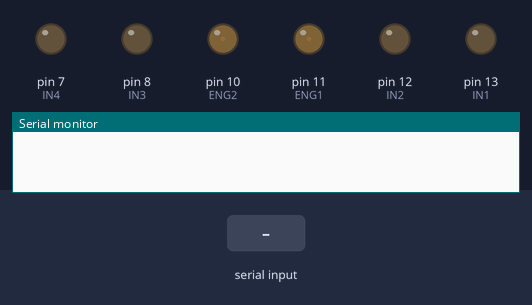
A sketch run on a simulated Arduino Uno, built with avr-gcc and run on an emulated ATmega328P. Parts: output pins drawn as LEDs (lit = HIGH), the last lines printed to the serial monitor. The inputs (shaded band) are chosen by the test bench.

Above: at 1.2 s.
1.3 s: "a" received over Serial
At 2.4 s:
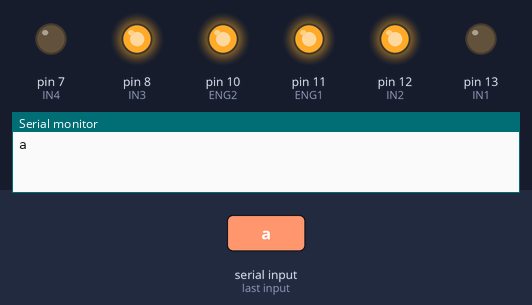
2.8 s: "b" received over Serial
At 3.5 s:
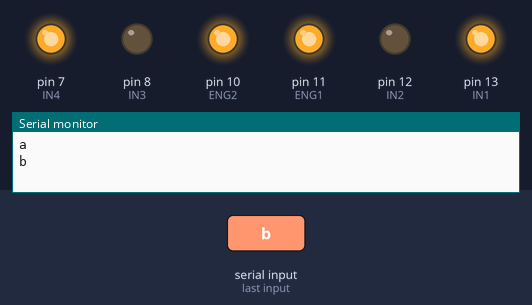
4.3 s: "c" received over Serial
At 4.6 s:
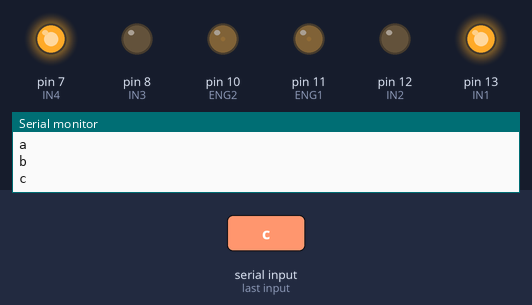
5.8 s: "d" received over Serial
At 7.0 s:
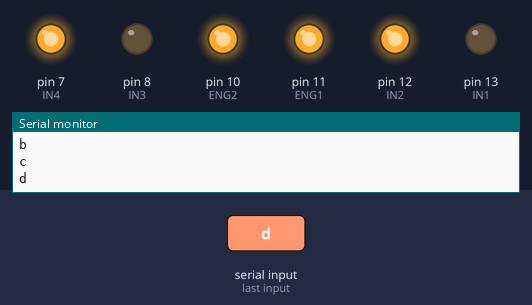
7.3 s: "c" received over Serial
At 8.1 s:
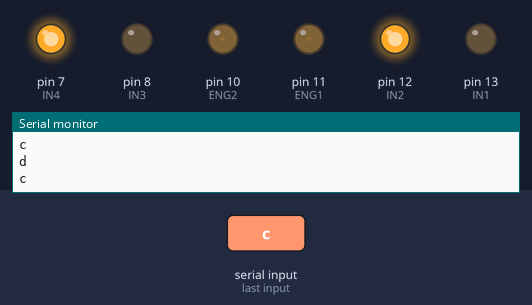
Timing chart, 0 to 9.8 s (numbered marks = the images above; inputs shaded):
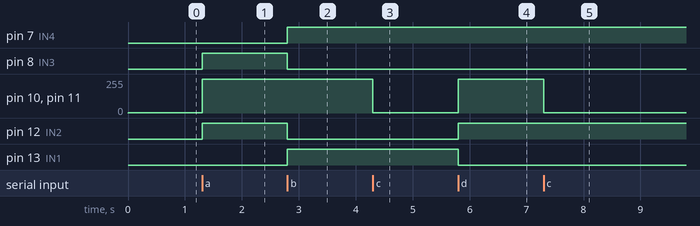

The sketch:

blyatmobil.ino
```cpp
#define ENG1	11
#define ENG2	10
#define IN1		13
#define IN2		12
#define IN3		8
#define IN4		7

#define LEFT	true
#define RIGHT	false

void setup() {
	Serial.begin(9600);

	pinMode(ENG1, OUTPUT);
	pinMode(ENG2, OUTPUT);

	pinMode(IN1, OUTPUT);
	pinMode(IN2, OUTPUT);
	pinMode(IN3, OUTPUT);
	pinMode(IN4, OUTPUT);

	digitalWrite(IN1, LOW);
	digitalWrite(IN2, LOW);
	digitalWrite(IN3, LOW);
	digitalWrite(IN4, LOW);
	analogWrite(ENG1, 1);
	analogWrite(ENG2, 1);
}


void Lengine(int which, int speed, bool direction) {
	if (speed > 255)
		speed = 255;
	//--
	if (speed <= 0)
		speed = 1;
	//--

	if (direction) {
		digitalWrite(IN1, HIGH);
		digitalWrite(IN2, LOW);
	} else {
		digitalWrite(IN1, LOW);
		digitalWrite(IN2, HIGH);
	}

	analogWrite(which, speed);
}
void Rengine(int which, int speed, bool direction) {
	if (speed > 255)
		speed = 255;
	//--
	if (speed <= 0)
		speed = 1;
	//--

	if (direction) {
		digitalWrite(IN3, HIGH);
		digitalWrite(IN4, LOW);
	} else {
		digitalWrite(IN3, LOW);
		digitalWrite(IN4, HIGH);
	}

	analogWrite(which, speed);
}

bool left = false;
bool right = false;

bool lDir = true;
bool rDir = true;

void loop() {
	int recv = Serial.read();
	if (recv != -1) {
		Serial.println(char(recv));
		if (char(recv) == 'a') {//prawo
			//engine(ENG1, 255, true);
			left = true;
			right = true;
			lDir = false;
			rDir = true;
		}
		if (char(recv) == 'b') {//lewo
			//engine(ENG1, 1, true);
			left = true;
			right = true;
			lDir = true;
			rDir = false;
		}
		if (char(recv) == 'c') {//gaz
			//engine(ENG1, 1, true);
			if (right || left) {
				right	= false;
				left	= false;
			} else {
				right	= true;
				left	= true;
				rDir = true;
				lDir = true;
			}
		}
		if (char(recv) == 'd') {//tyl
			//engine(ENG1, 1, true);
			if (right || left) {
				right	= false;
				left	= false;
			} else {
				right	= true;
				left	= true;
				rDir = false;
				lDir = false;
			}
		}
		if (left) {
			Lengine(ENG1, 255, lDir);
		} else {
			Lengine(ENG1, 1, lDir);
		}
		if (right) {
			Rengine(ENG2, 255, rDir);
		} else {
			Rengine(ENG2, 1, rDir);
		}
	}
}
```

Measured:
- after the input at 1.3 s, pin 8 (IN3), pin 12 (IN2): LOW → HIGH at once; pin 10 (ENG2), pin 11 (ENG1): 1/255 → 255/255 at once
- after the input at 2.8 s, pin 7 (IN4), pin 13 (IN1): LOW → HIGH at once; pin 8 (IN3), pin 12 (IN2): HIGH → LOW at once
- after the input at 4.3 s, pin 10 (ENG2), pin 11 (ENG1): 255/255 → 1/255 at once
- after the input at 5.8 s, pin 10 (ENG2), pin 11 (ENG1): 1/255 → 255/255 at once; pin 12 (IN2): LOW → HIGH at once; pin 13 (IN1): HIGH → LOW at once
- after the input at 7.3 s, pin 10 (ENG2), pin 11 (ENG1): 255/255 → 1/255 at once
